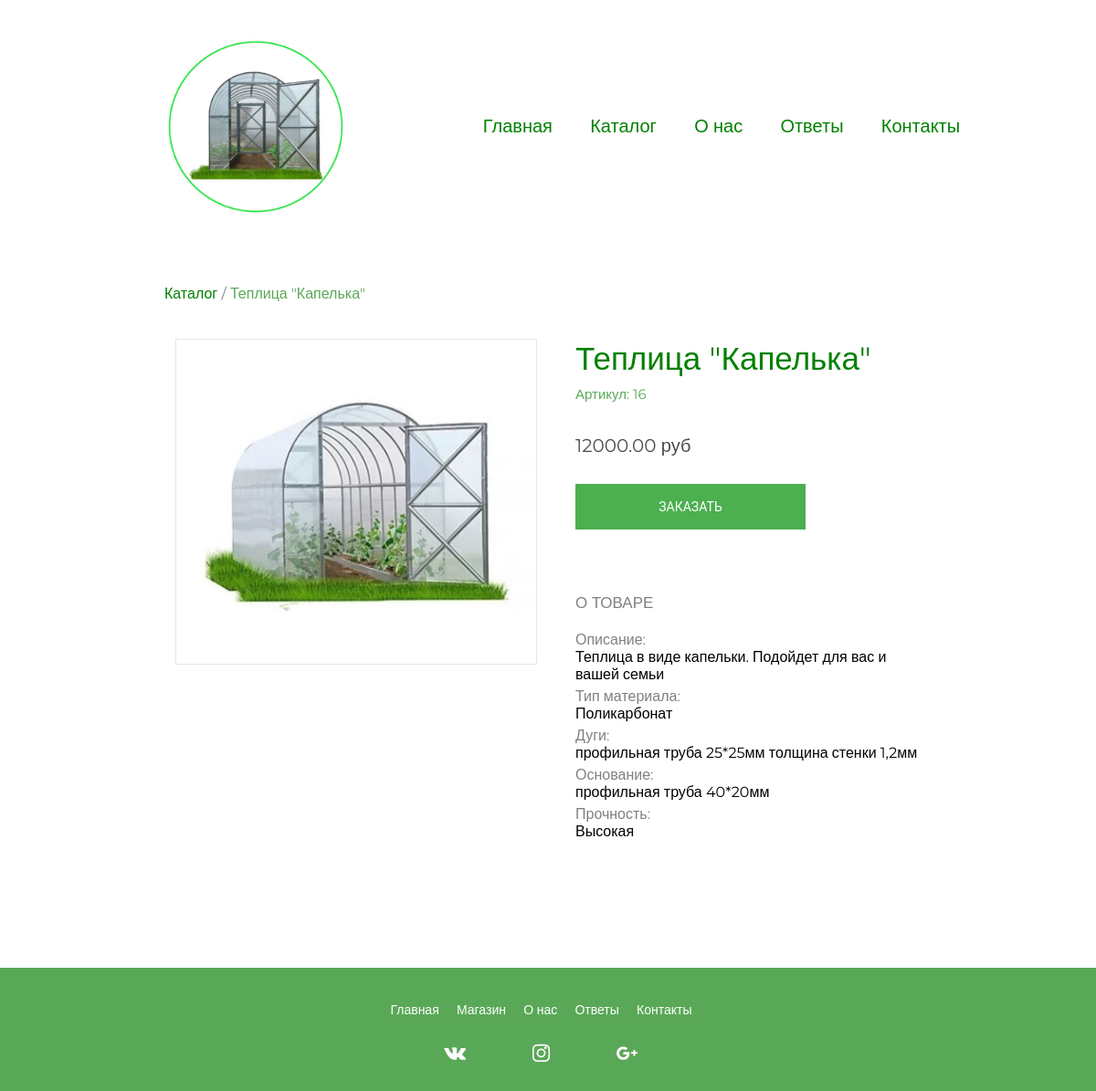
The page /product?id=16 on the database as committed earlier.
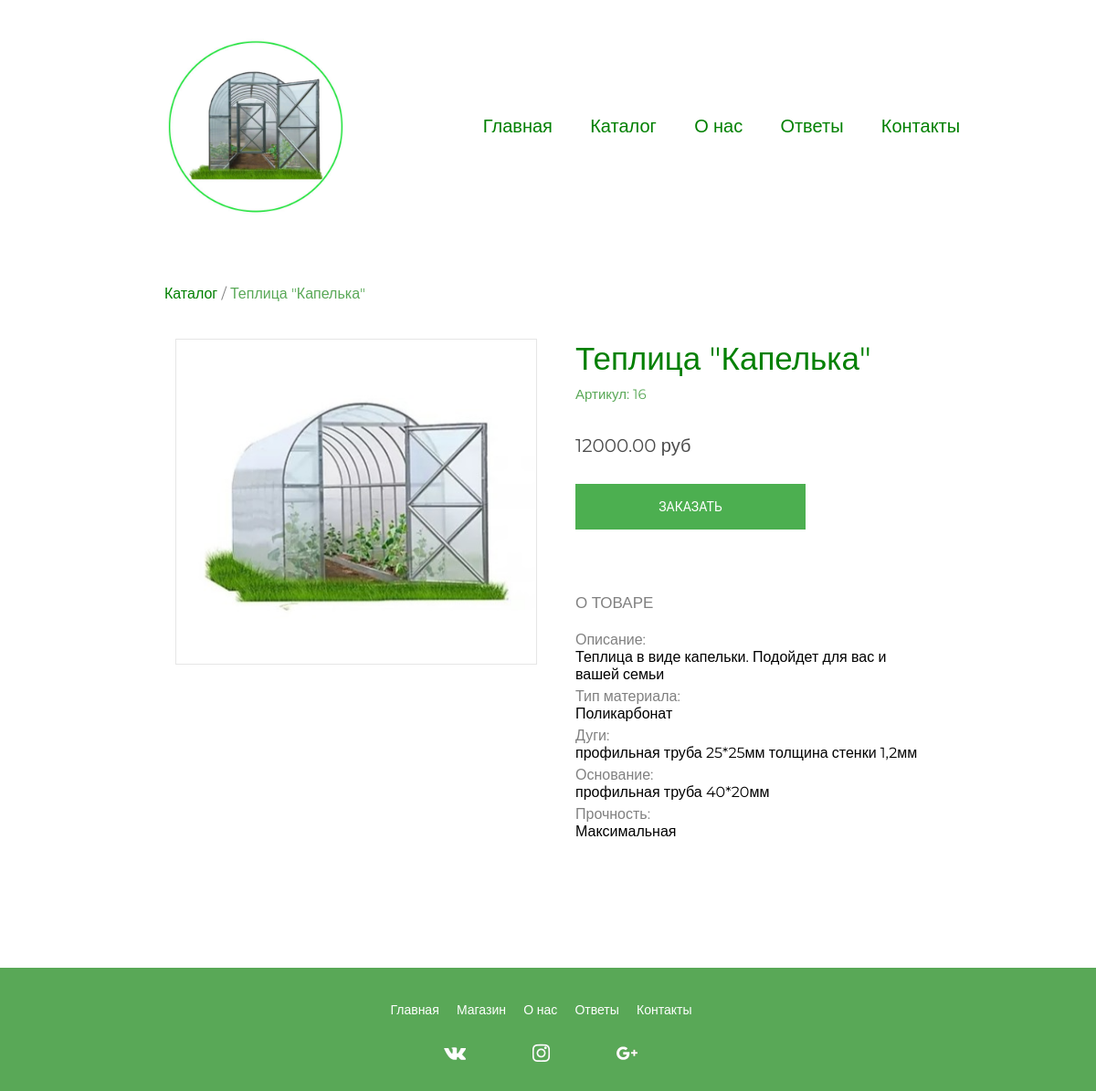
The same page on the database as committed later.
### tables this page shows
CREATE TABLE `catalog_product` (
  `id` int NOT NULL COMMENT 'id',
  `product_name` varchar(255) DEFAULT NULL COMMENT 'Название товара',
  `product_price` decimal(10,2) DEFAULT NULL COMMENT 'Цена',
  `discount_price` decimal(10,2) DEFAULT NULL COMMENT 'Цена со скидкой',
  `material_type` varchar(100) DEFAULT NULL COMMENT 'Тип материала',
  `height` int DEFAULT NULL COMMENT 'Высота',
  `width` int DEFAULT NULL COMMENT 'Ширина',
  `length` int DEFAULT NULL COMMENT 'Длина',
  `arcs` varchar(100) DEFAULT NULL COMMENT 'Дуги',
  `base` varchar(100) DEFAULT NULL COMMENT 'Основание',
  `durability` varchar(30) DEFAULT NULL COMMENT 'Прочность',
  `description` varchar(1000) DEFAULT NULL COMMENT 'Описание товара',
  `image_path` varchar(255) DEFAULT NULL COMMENT 'Путь к фото товара',
  `available` int DEFAULT NULL COMMENT 'Статус'
);

### product.php (the view, shortened to what this page needs)
<?php
  require_once 'php/connection.php';
  $get_id = $_GET['id'];
  $mysql -> set_charset("utf8");
  $query = mysqli_query($mysql, "SELECT * FROM `catalog_product` WHERE `id` = '$get_id' AND `available` = 1");
  $product = mysqli_fetch_assoc($query);
?>
<?php require_once 'layouts/header.php' ?>
<main class="transition-fade" id="swup">
	<div class="container">
    <div class="breadcrumbs">
        <p><a href="/catalog" style="color: green;">Каталог</a> / <a style="color: #59A857;"><?= $product['product_name'] ?></a></p>
    </div>
    <section class="product row">
      <div class="product-image col s12 m6">
        <img src="<?= $product['image_path'] ?>" alt="">
      </div>
      <div class="product-feature col s12 m6">
        <div class="product_name">
          <?= $product['product_name'] ?>
        </div>
        <div class="vendor_code">
          Артикул: <?= $product['id'] ?>
        </div>
        <div class="product_price">
          <?= $product['product_price'] ?> руб
        </div>
        <div class="row">
          <button class="button-product modal-buy-trigger col s12 m8">ЗАКАЗАТЬ</button>
        </div>
      </div>
      <div class="row">
        <div class="product_about col s12 m6">
          <p class="title-about">О товаре</p>
          <div class="description">
            <div class="product_description">
              <p class="title">Описание:</p><?= $product['description'] ?>
            </div>
            <div class="material_type">
              <p class="title">Тип материала:</p> <?= $product['material_type'] ?>
            </div>
            <div class="product_arcs">
              <p class="title">Дуги:</p> <?= $product['arcs'] ?>
            </div>
            <div class="product_base">
              <p class="title">Основание:</p> <?= $product['base'] ?>
            </div>
            <div class="product_durability">
              <p class="title">Прочность:</p> <?= $product['durability'] ?>
            </div>
          </div>
        </div>
      </div>
    </section>
  </div>
</main>
<?php require_once 'layouts/footer.php' ?>

### layouts/header.php (shortened to what this page needs)
<?php
  $url = $_SERVER["REQUEST_URI"];
  $url_main = "/";
  $url_about =  "/about";
  $url_index = "/index";
  $url_catalog = "/catalog";
  $url_contacts = "/contacts";
  $url_answers = "/answers";
  $c_active = 'class="active"';
?>
<!DOCTYPE html>
<html lang="ru">
<head>
	<link rel="stylesheet" href="assets/style/css/style.css">
</head>
<body>
	<header>
    <div class="logo">
  		<a href="<?php echo $url_index; ?>">
  			<img class="logo-img" src="assets/img/logot.jpg" width="200" height="200" alt="logo">
  		</a>
  	</div>
		<nav>
			<div class="topnav" id="myTopnav">
				<a <?php if ($url == $url_main || $url == $url_index) {echo $c_active;} ?> href="<?php echo $url_index; ?>">Главная</a>
				<a <?php if ($url == $url_catalog) {echo $c_active;} ?>  href="<?php echo $url_catalog; ?>">Каталог</a>
				<a <?php if ($url == $url_about) {echo $c_active;} ?>  href="<?php echo $url_about; ?>">О нас</a>
				<a <?php if ($url == $url_answers) {echo $c_active;} ?>  href="<?php echo $url_answers; ?>">Ответы</a>
				<a <?php if ($url == $url_contacts) {echo $c_active;} ?>  href="<?php echo $url_contacts; ?>">Контакты</a>
			</div>
		</nav>
	</header>

### layouts/footer.php (shortened to what this page needs)
<footer>
  <nav>
    <a href="index">Главная</a>
    <a href="catalog">Магазин</a>
    <a href="about">О нас</a>
    <a href="answers">Ответы</a>
    <a href="contacts">Контакты</a>
  </nav>
  <div class="social">
    <a href="https://vk.com/sergej.kuzneczov"><img src="assets/img/vk.jpg" width="75" height="75"></a>
    <a href="https://www.instagram.com/konstaaaaant/?hl=ru"><img src="assets/img/inst.jpg" width="75" height="75"></a>
    <a href="mailto:koscuz0@gmail.com"><img src="assets/img/google.jpg" width="75" height="75"></a>
  </div>
</footer>
</body>
</html>

### assets/style/css/style.css (style rules this page uses)
* { margin: 0; padding: 0; -webkit-box-sizing: inherit; box-sizing: inherit; }
a { text-decoration: none; }
body { font-family: 'Montserrat', sans-serif; }
header { background-color: white; display: flex; }
.logo { display: flex; padding-left: 15%; padding-top: 3%; box-sizing: border-box; }
nav { margin: auto; padding-top: 3%; }
.topnav { font-size: 20px; background-color: white; }
.topnav a { color: green; text-align: center; padding: 14px 18px; transition-property: all; transition-timing-function: ease-out; }
main { padding-top: 6%; }
.transition-fade { transition: 0.5s; opacity: 1; }
footer { width: 100%; height: auto; background: #59A857; margin-top: 120px; text-align: center; }
footer a { color: white; font-size: 14px; margin-right: 15px; text-align: center; }
footer nav { text-align: center; }
.social img { margin-top: 1px; position: relative; align-items: center; }
.button-product { font-family: "Roboto", sans-serif; text-transform: uppercase; outline: 0; background: #4CAF50; width: 100%; border: 0; height: 50px; color: #FFFFFF; font-size: 14px; -webkit-transition: all 0.3 ease; transition: all 0.3 ease; cursor: pointer; margin: 10px 0 10px 0; }
p { color: gray; }
.container { margin: 0 auto; max-width: 1280px; width: 90%; }
@media only screen and (min-width: 601px) { .container { width: 85%; } }
@media only screen and (min-width: 993px) { .container { width: 70%; } }
.product-image { align-items: center; width: 50%; }
.modal section.product .description div, section.product .description div { margin: 5px 0 0 0; }
section.product .product-image img { border: 1px solid #e6e6e6; height: auto; width: 100%; }
section.product { margin-top: 40px; }
section.product .product_name { font-size: 35px; color: green; }
section.product .vendor_code { font-size: 15px; margin-top: 8px; color: #59A857; }
section.product .product_price { font-size: 20px; margin-top: 35px; color: #4d4d4d; }
section.product .product-feature { padding-left: 30px; width: 50%; }
section.product .title-about { text-transform: uppercase; font-size: 17px; margin-top: 40px; }
section.product .button-product { margin-top: 30px; }
section.product .description { margin-top: 20px; }
section.product .product_about { padding-left: 30px; }
.row { margin-left: auto; margin-right: auto; margin-bottom: 20px; }
.row:after { content: ""; display: table; clear: both; }
.row .col { float: left; -webkit-box-sizing: border-box; box-sizing: border-box; padding: 0 0.75rem; min-height: 1px; }
.row .col.s12 { width: 100%; margin-left: auto; left: auto; right: auto; }
@media only screen and (min-width: 601px) { .row .col.m6 { width: 50%; margin-left: auto; left: auto; right: auto; } }
@media only screen and (min-width: 601px) { .row .col.m8 { width: 66.6666666667%; margin-left: auto; left: auto; right: auto; } }

Rows that differ between the two databases and show on the page:
changed catalog_product "Теплица \"Капелька\"": durability "Высокая" → "Максимальная"
